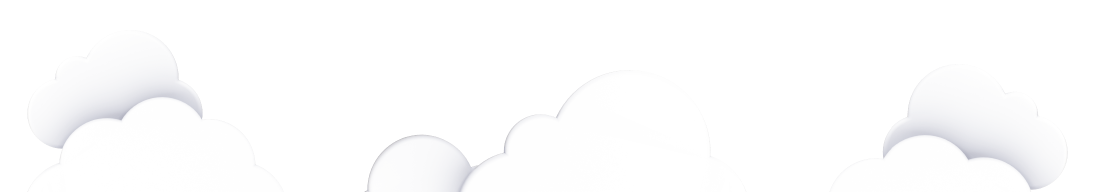
#> input picture assets/assets_loadingscreen_clouds-BobSSfF3.png, 2193 x 383 px (shown at 1/2 size)
$ python chiikawa_transparency_processor.py assets/assets_loadingscreen_clouds-BobSSfF3.png assets/hotpot-BL2fByBE.png
#> lines starting #> are read from the running program, lines starting #| are printed output that depends on the picture; after the words box and inside, x2 and y2 are one past the last pixel; in counts of white or black regions, pixels touching at a corner belong together
import sys
import os
from PIL import Image
import numpy as np

def process_sprite(src_path, dst_path):
#> called with dst_path = 'assets/hotpot-BL2fByBE.png'
    try:
        img = Image.open(src_path).convert('RGBA')
#> img is the input picture: PIL image 2193x383 RGBA; mean R, G, B, A 86.3, 86.4, 86.7, 87.8
        data = np.array(img)
        r, g, b, a = data[:, :, 0], data[:, :, 1], data[:, :, 2], data[:, :, 3]
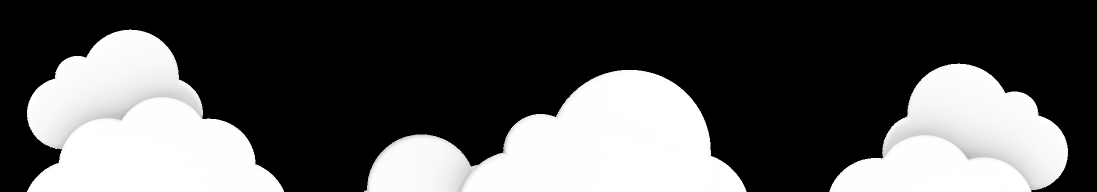
#> r: shape (383, 2193) (shown at 1/2 size); min 0, max 255, mean 86.3
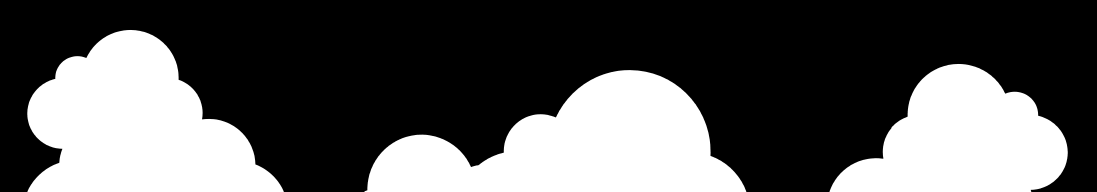
#> a: shape (383, 2193) (shown at 1/2 size); min 0, max 255, mean 87.8

        # Soft threshold for solid white background
        white_mask = (r > 240) & (g > 240) & (b > 240)
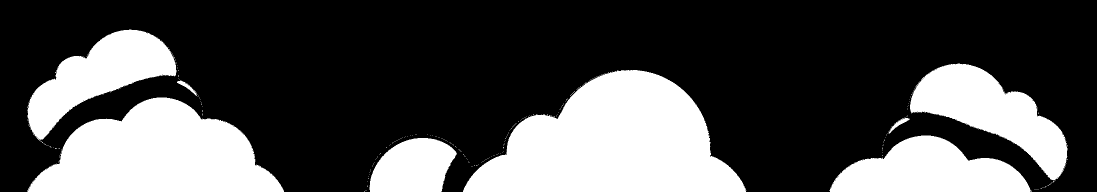
#> white_mask: shape (383, 2193) bool (shown at 1/2 size); 30.1% white; 270 white regions (262 under 20 px), largest, box (x1, y1, x2, y2) and area: (926, 140, 1493, 383) 86973, (54, 195, 568, 383) 62268, (1820, 127, 2135, 365) 31515
        data[white_mask, 3] = 0

        result = Image.fromarray(data).resize((256, 256), Image.Resampling.LANCZOS)
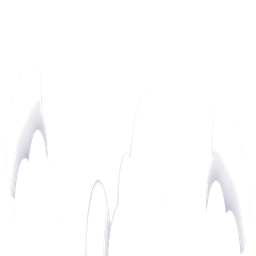
#> result: PIL image 256x256 RGBA; mean R, G, B, A 21.2, 21.2, 21.6, 11.5; transparent parts drawn white
        result.save(dst_path)
        print(f"Processed: {src_path} -> {dst_path}")
        return True
    except Exception as e:
        print(f"Error processing {src_path}: {e}")
        return False

if __name__ == '__main__':
    if len(sys.argv) >= 3:
        process_sprite(sys.argv[1], sys.argv[2])
